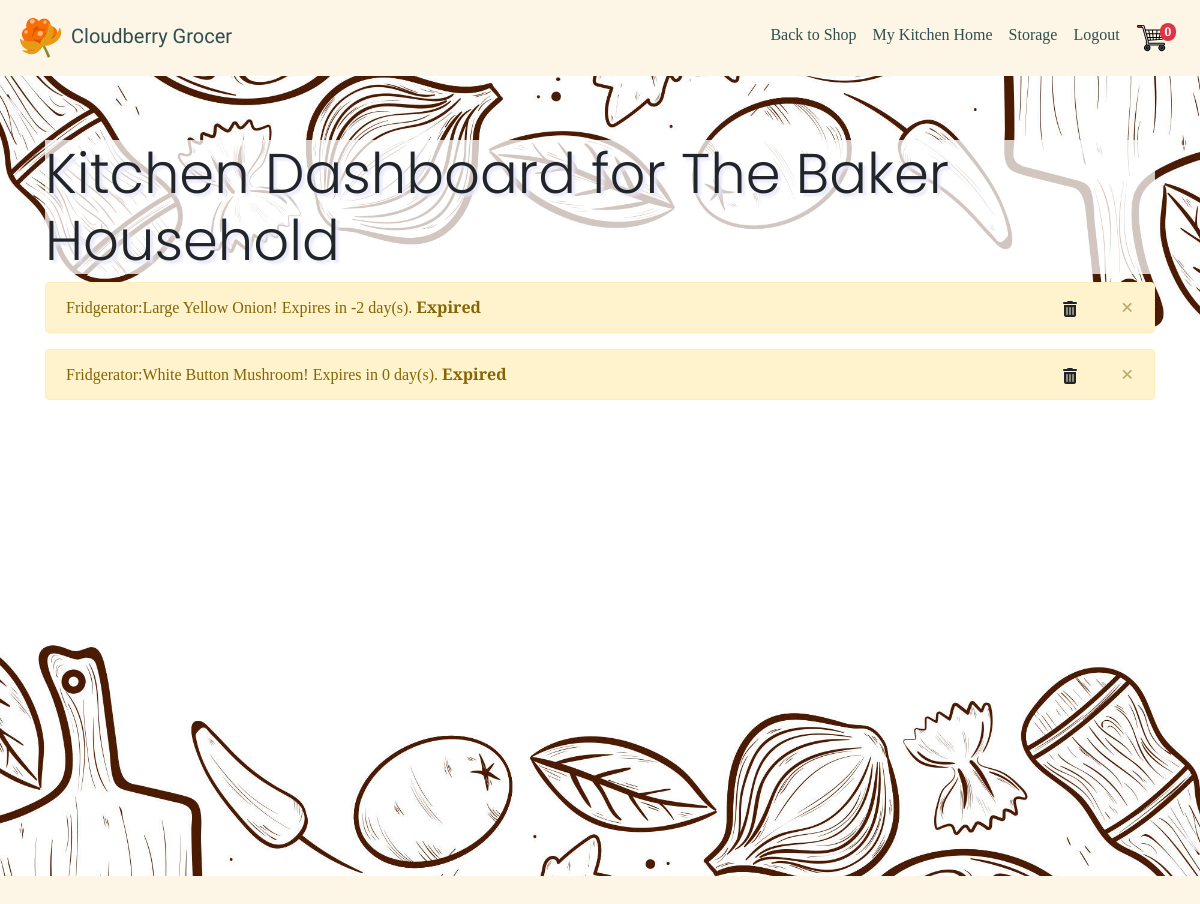
/mykitchen/ (signed in), run on an earlier commit of the app's database.
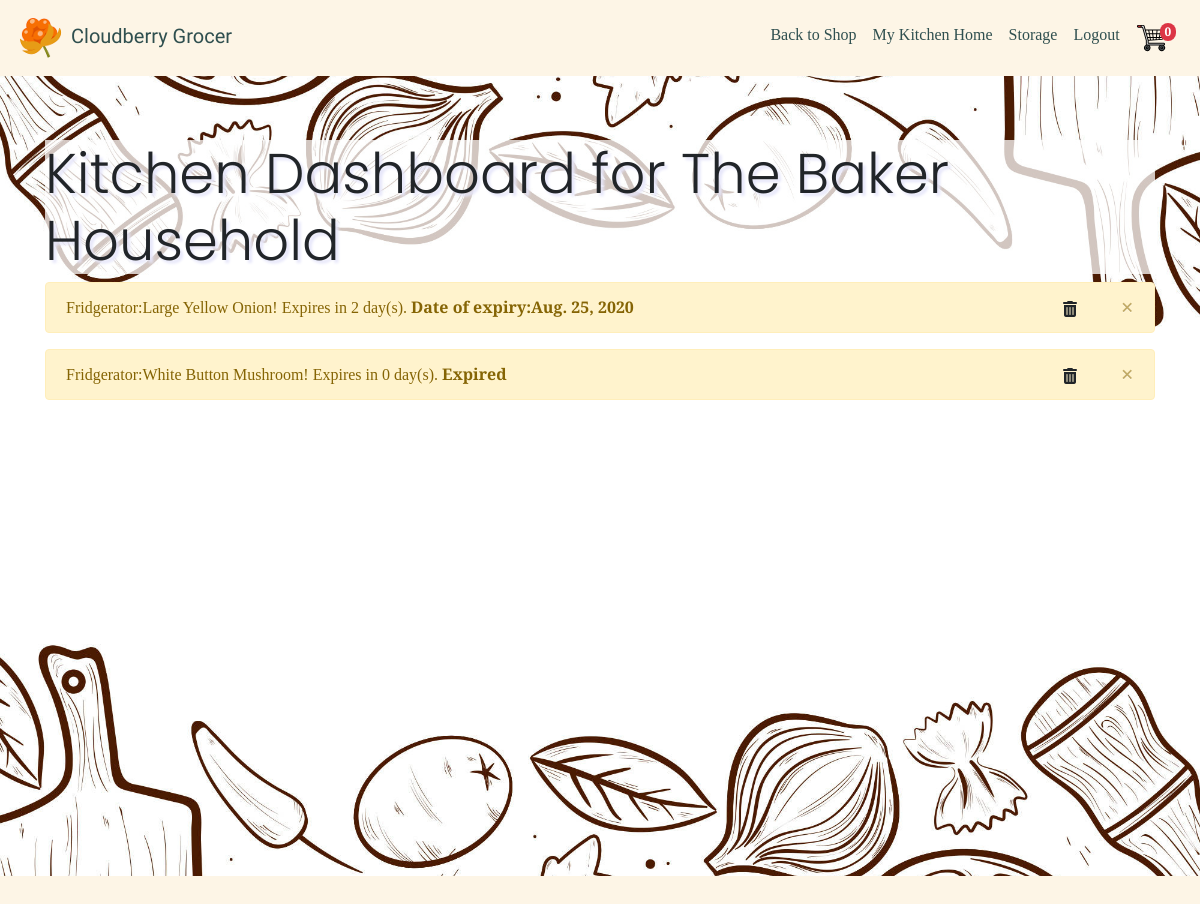
And on a later commit of the database.
### mykitchen/models.py (models this page shows, shortened)
class Household(models.Model):
    name = models.CharField(blank=False, max_length=50,
                            help_text='Name to identify your household')
    owner = models.ForeignKey(User,
                              blank=False,
                              on_delete=models.SET(get_sentinel_user))

class FoodItem(models.Model):
    food = models.ForeignKey(Product, on_delete=models.SET_NULL, null=True)
    location = models.ForeignKey(StorageLocation, on_delete=models.CASCADE)
    quantity = models.IntegerField(blank=False, help_text="number of packages")
    remarks = models.TextField(blank=True, max_length=600)
    expiry_date = models.DateField(
        null=True, blank=True, help_text='Enter date in YYYY-MM-DD format')
    threshold = models.IntegerField(blank=False,
                                    help_text="Number of days before expiry"
                                    " date to notify me")
    edited_by = models.ForeignKey(User, blank=False,
                                  on_delete=models.SET(get_sentinel_user))
    PACKAGES = (
        ('bar', 'Bar'),
        ('bottle', 'Bottle'),
        ('box', 'Box'),
        ('pack', 'Pack'),
        ('roll', 'Roll'),
        ('tin', 'Tin')
    )
    package = models.CharField(blank=False, choices=PACKAGES,
                               max_length=7, default="pack",
                               help_text="Food Packages")
    def get_days_duration(self):
        return (self.expiry_date-datetime.date.today()).days
    def get_hit_threshold(self):
        if (self.expiry_date-datetime.date.today()).days <= self.threshold:
            return True
        else:
            return False
    def get_expired(self):
        return (self.expiry_date-datetime.date.today()).days <= 0

class StorageLocation(models.Model):
    name = models.CharField(blank=False, max_length=50,
                            help_text="Kitchen Fixtures")
    storage_temperature = models.IntegerField(blank=True,
                                              help_text="deg Celsius")
    household = models.ForeignKey(Household, on_delete=models.CASCADE)
    edited_by = models.ForeignKey(User, blank=False,
                                  on_delete=models.SET(get_sentinel_user))
    STORAGE_TYPE_CHOICES = (
        ('cabinet', 'Cabinet'),
        ('cupboard', 'Cupboard'),
        ('counter-top', 'Counter'),
        ('fridge', 'Refridgerator'),
        ('freezer', 'Freezer'),
        ('pantry', 'Pantry'),
        ('others', 'Others')
    )
    storage_type = models.CharField(blank=False, choices=STORAGE_TYPE_CHOICES,
                                    max_length=11, default="cupboard",
                                    help_text="Storage Location Types")
    def __str__(self):
        return self.name

### products/models.py (models this page shows, shortened)
class Product(models.Model):
    name = models.CharField(blank=False, max_length=50)
    brand = models.ForeignKey('Brand', on_delete=models.CASCADE)
    desc = models.TextField(blank=False, max_length=500)
    origin = models.ForeignKey('Country', on_delete=models.CASCADE)
    weight_per_pack = models.FloatField(blank=False)
    qty_per_pack = models.IntegerField(blank=True, null=True)
    barcode_spec = models.CharField(blank=True, max_length=3)
    barcode_no = models.BigIntegerField(blank=True, null=True)
    image = models.URLField(blank=False)
    root_price = models.DecimalField(max_digits=10, decimal_places=3,
                                     blank=False)
    multiplier = models.DecimalField(max_digits=5, decimal_places=3,
                                     blank=False, default=1.00)
    category = models.ForeignKey('Category', on_delete=models.CASCADE)
    subcategory = models.ManyToManyField(Subcategory)
    usage = models.ManyToManyField('Usage')
    editor = models.ForeignKey(User, on_delete=models.SET_NULL, null=True)
    date_edited = models.DateTimeField(auto_now_add=True, blank=True)
    SALE_STATUS = (
        ('b', 'Best Sellers'),
        ('d', 'Bulk Discount'),
        ('n', 'Normal'),
        ('o', 'On Offer')
    )
    status = models.CharField(
        max_length=1,
        choices=SALE_STATUS,
        blank=True,
        default='n',
        help_text='Product Sale Status',
    )

### mykitchen/views.py (the view)
# urls.py: path('', mykitchen.views.index,
@login_required
def index(request):
    user = request.user
    belongs = False
    try:
        member = Member.objects.get(user=user)
    except Member.DoesNotExist:
        member = None
    try:
        household = Household.objects.get(owner=user)
    except Household.DoesNotExist:
        household = None
    if member:
        household = member.household
    if household:
        if user.username == household.owner.username or (
                            user.username == member.user.username):
            belongs = True
    try:
        storages = StorageLocation.objects.filter(household=household)
    except StorageLocation.DoesNotExist:
        storages = None
    all_food = FoodItem.objects.filter(location__in=storages)
    if household is None:
        household = ""
        messages.info(
            request,
            "Please register the household and link the members."
        )
    return render(request, 'mykitchen/mykitchen_index.template.html', {
        'household': household,
        'all_food': all_food,
        'belongs': belongs
    })

### cart/contexts.py (called while the page is built)
def cart_contents(request):
    cart = request.session.get("shopping_cart", {})
    return {
        'shopping_cart': cart,
        'item_count': len(cart)
}

### mykitchen/templates/mykitchen/mykitchen_index.template.html (shortened to what this page needs)
{% extends 'base_kitchen.template.html' %}
{%load static%}
{%block nav%}
    {% if household %}
    <li class="nav-item">
        <a class="nav-link" href="{% url 'view_storage_location' household_id=household.id %}">Storage</a>
      </li>
    {%endif %}
{%endblock%}
{%block hero%}
<div class="jumbotron jumbotron-fluid kitchen">
  <div class="container">
    <h3 class="display-4 title-background">Kitchen Dashboard for {{household.name}}</h3>
{% if belongs %}
{% for food in all_food %}
{% if food.get_hit_threshold %}
<div class="alert alert-warning alert-dismissible fade show" role="alert">
  <span>{{food.location}}:{{food.food.name}}!</span>
  Expires in {{food.get_days_duration}} day(s).
  {%if food.get_expired %}
  <strong>Expired</strong>
  {% else %}
  <strong>Date of expiry:{{food.expiry_date}}</strong>
  {% endif %}
  <span class="float-right mt-n1">
  <button type="button" class="btn" data-toggle="modal" data-placement="bottom" data-target="#deleteModal-{{food.id}}" title="Bin this food"><i class="fas fa-trash-alt"></i>
  </button>
  </span>
  <button type="button" class="close" data-dismiss="alert" aria-label="Close">
    <span aria-hidden="true">&times;</span>
  </button>
</div>
{% endif %}
{% endfor %}
{% endif %}
  </div>
</div>
{% endblock %}

### templates/base_kitchen.template.html (shortened to what this page needs)
{%load static %}
<!doctype html>
<html lang="en">
  <head>
    <link rel="stylesheet" href="https://stackpath.bootstrapcdn.com/bootstrap/4.5.2/css/bootstrap.min.css">
    <link rel="stylesheet" href="//code.jquery.com/ui/1.12.1/themes/pepper-grinder/jquery-ui.css">
    <link rel="stylesheet" href="{% static 'css/styles.css' %}">
  </head>
  <body>
  <nav class="navbar navbar-expand-lg">
  <a class="navbar-brand" href="#">
  <img src="{%static '/image/logo.png' %}"/>
  <span class="logo">Cloudberry Grocer</span>
  </a>
  <div class="collapse navbar-collapse" id="navbarTogglerDemo03">
    <ul class="navbar-nav ml-auto mt-2 mt-lg-0">
      <li class="nav-item active">
        <a class="nav-link" href="{% url 'home_page_route' %}">Back to Shop <span class="sr-only">(current)</span></a>
      </li>
      <li class="nav-item">
        <a class="nav-link" href="{% url 'mykitchen_home_page' %}">My Kitchen Home</a>
      </li>
      {% block nav %}
      {% endblock %}
      <li class="nav-item">
      {% if request.user.is_authenticated %}
      <a class="nav-link" href = "{% url 'account_logout' %}">Logout</a>
      {% else %}
        <a class="nav-link" href="{% url 'account_login' %}">Login</a>
      {% endif %}
      </li>
      <li class="nav-item">
        <a class="nav-link" href="{% url 'view_cart' %}">
        <img src="{% static '/image/shopping-cart.svg' %}"/>
        <span class="badge badge-danger" id="qty-badge">{{item_count}}</span>
        </a>
      </li>
    </ul>
  </div>
</nav>
    {%block hero %}
    {% endblock %}
  </body>
</html>

### static/css/styles.css (style rules this page uses)
a.nav-link,a.link { color: darkslategray; text-decoration: none; }
body { background-color: oldlace; font-family: 'Bitter', serif; }
div.jumbotron.jumbotron-fluid.kitchen { background-image: url("../image/food-background.jpg"); background-position: center; background-repeat: no-repeat; background-size: cover; height: 100vh; }
h1,h2,h3,h4,h5,h6 { font-family: 'Poppins', sans-serif; }
h3.title-background { background-color: rgba(255, 255, 255, 0.75); text-shadow: 3px 3px 3px lavender; }
.logo { font-family: 'Delius Swash Caps', cursive; color: darkslategray; }
#qty-badge { border-radius: 9px; vertical-align: top; margin-left: -10px; }

What changed in the data, as far as the page shows it:
changed FoodItem "Large Yellow Onion": get_days_duration "-2" → "2"; expiry_date (not shown) → "Aug. 25, 2020"; expiry_date "Expired" → "Date of expiry:"
